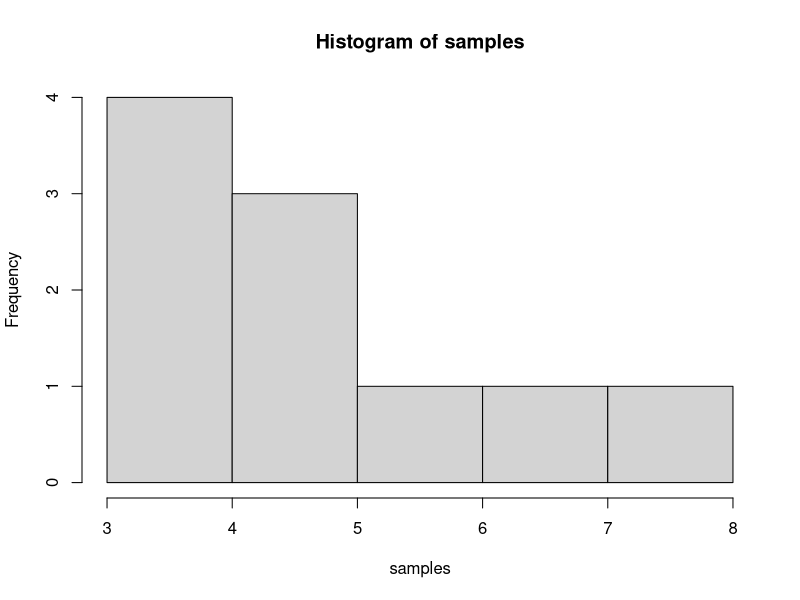
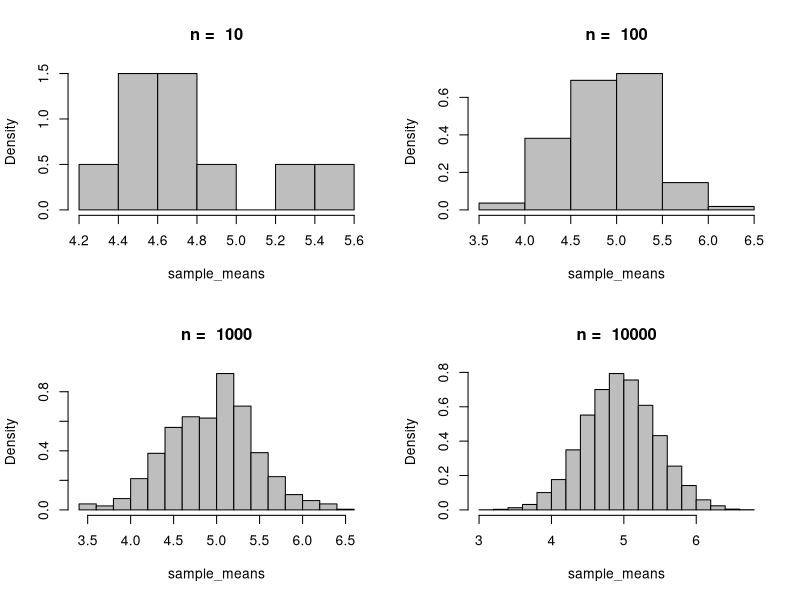
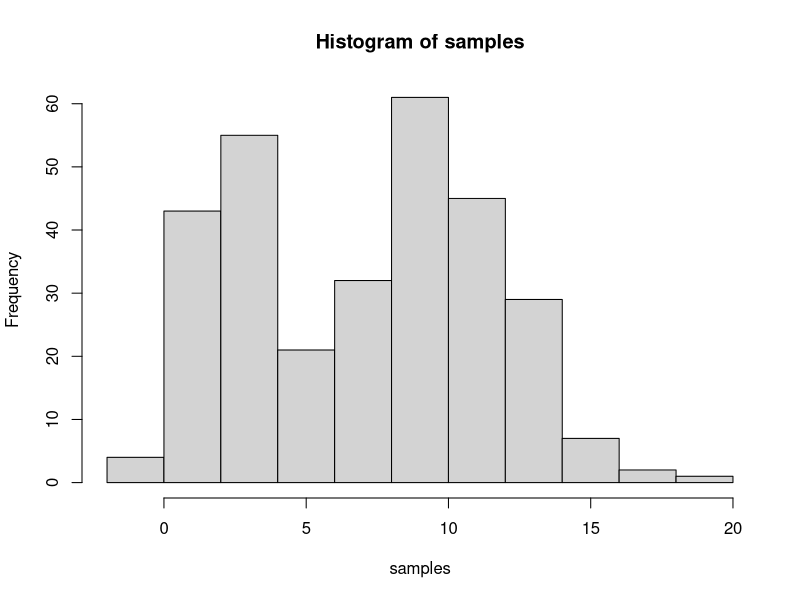
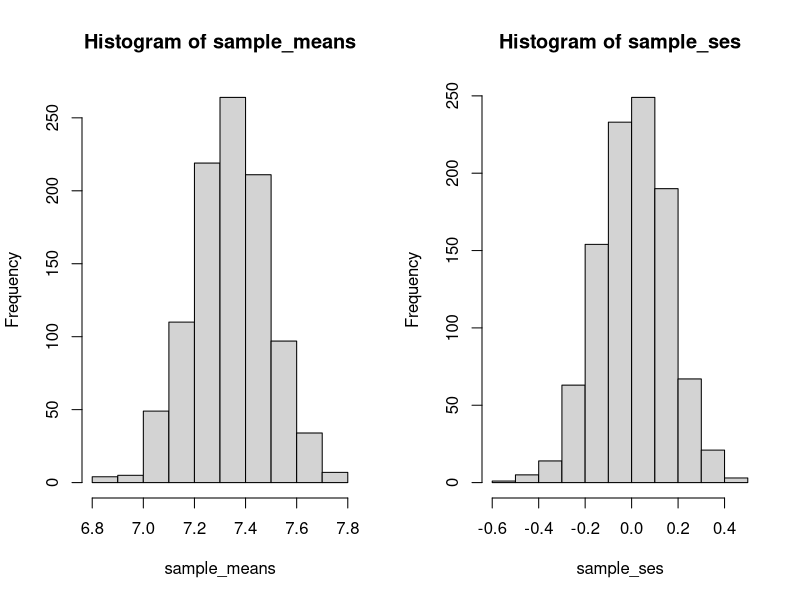

Here is the R script that generated these plots, in order:
## 大数の法則

#二項分布
# コイン投げ設定：10試行を10回繰り返す
size <- 10
p <- 0.5
n <- 10
samples <- coin_sim <- rbinom(n,size,p)
hist(samples)

# コイン投げの標本平均をサンプリング
sample_means <- NULL
sample_ses <- NULL
iteration <- c(10,100,1000,10000)

par(mfrow=c(2,2))
for(i in iteration){
  for(j in 1:i){
    each_samples <- rbinom(n, size, p)
    tmp_mean <- mean(each_samples)
    sample_means <- c(sample_means, tmp_mean)
  }
  hist(sample_means,probability=T,col="gray",main = paste("n = ", i)) 
  temp_se <- sd(sample_means)/sqrt(n)
  sample_ses <- c(sample_ses, temp_se)
}
sample_ses


## 中心極限定理

#混合正規分布をつくる
mean1 <- 2
sd1 <- 1
mean2 <- 10
sd2 <- 3
mean <- (mean1 + 2*mean2)/3

samples1 <- rnorm(100,mean=mean1,sd=sd1)
samples2 <- rnorm(200,mean=mean2,sd=sd2)
samples <- c(samples1, samples2)
par(mfrow=c(1,1))
hist(samples)

#混合正規分布からサンプリング
iteration <- 1000
sample_means<-NULL
for(i in 1:iteration){
  samples1 <- rnorm(100,mean=mean1,sd=sd1)
  samples2 <- rnorm(200,mean=mean2,sd=sd2)
  samples <- c(samples1, samples2)
  tmp_mean<-mean(samples)
  sample_means<-c(sample_means, tmp_mean)
}
sample_ses <- sample_means - mean 
par(mfrow=c(1,2))
hist(sample_means)
hist(sample_ses)